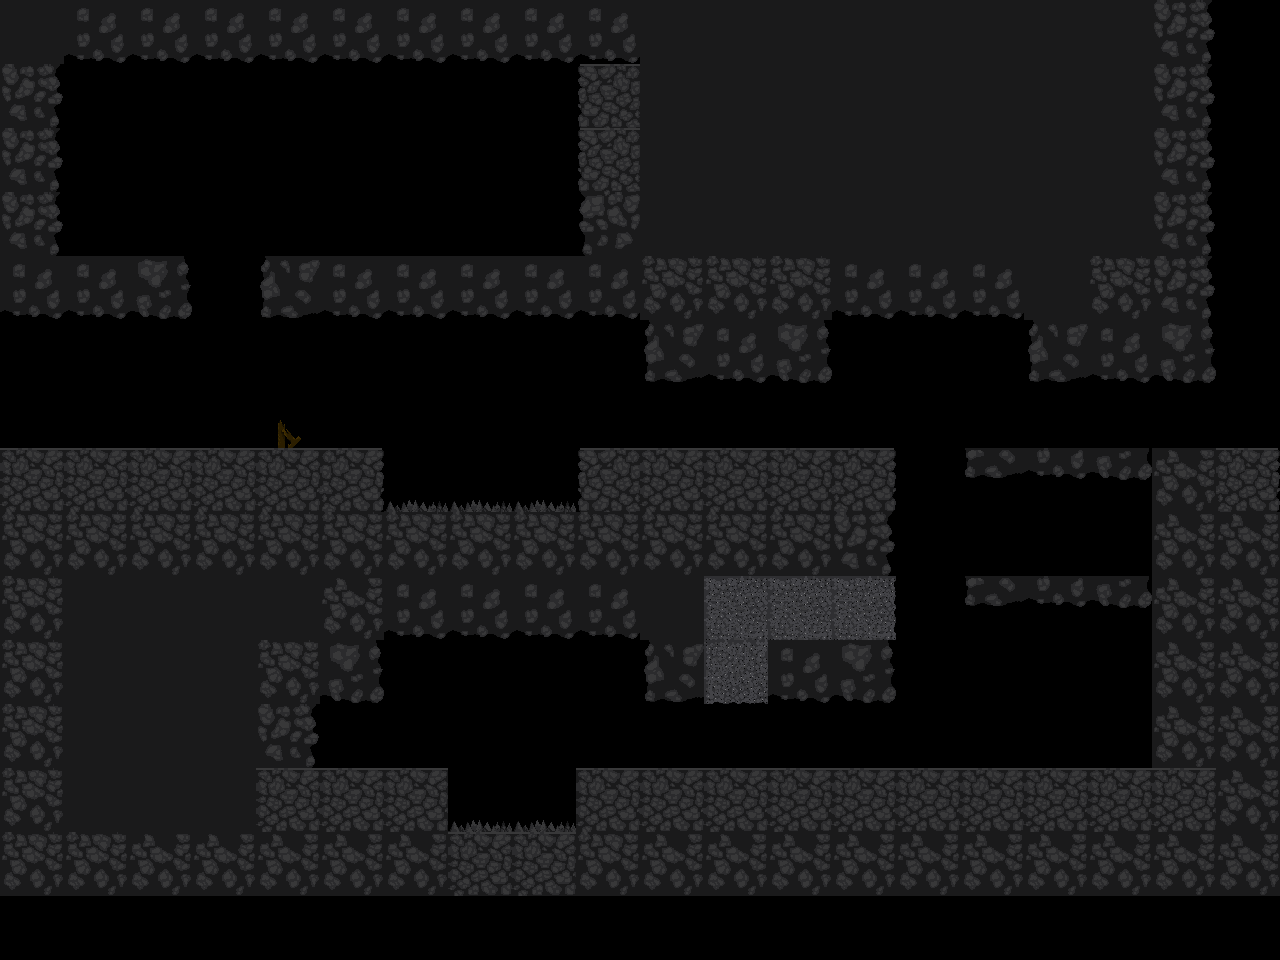

The image is a tile-based game level rendered from a .tmx file. Its description and source (layers, tilesets, objects; grid data summarised) follow:
An orthogonal 20x15 tile map with 64x64 px tiles, 3 tile layers (Bg, Fg, Paths), 3 tilesets and 47 objects.

<map version="1.0" orientation="orthogonal" renderorder="right-down" width="20" height="15" tilewidth="64" tileheight="64" nextobjectid="80">
 <tileset firstgid="1" name="ch3_tileset" tilewidth="64" tileheight="64" spacing="2" tilecount="15" columns="15">
  <image source="ch3_tileset.png" width="1024" height="128" />
 </tileset>
 <tileset firstgid="16" name="ch3_half_tilesets" tilewidth="64" tileheight="64" spacing="2" tilecount="15" columns="15">
  <image source="ch3_half_tilesets.png" width="1024" height="128" />
 </tileset>
 <tileset firstgid="31" name="her_path" tilewidth="64" tileheight="64" spacing="2" tilecount="7" columns="7">
  <image source="her_path.png" width="512" height="128" />
 </tileset>
 <layer name="Bg" width="20" height="15">
  <data>[300 cells, 1 non-empty, 1 distinct tile ids]</data>
 </layer>
 <layer name="Fg" width="20" height="15">
  <data>[300 cells, 189 non-empty, 15 distinct tile ids]</data>
 </layer>
 <objectgroup name="Floor">
  <object id="3" x="257" y="256" width="956.333" height="63" />
  <object id="4" x="1" y="448.518" width="384" height="61.6305" />
  <object id="5" x="576" y="448" width="320" height="63" />
  <object id="6" x="0" y="511.333" width="896" height="66.6667" />
  <object id="8" x="3" y="255.161" width="188" height="63.6774" />
  <object id="9" x="576.667" y="63" width="64" height="193" />
  <object id="10" x="3" y="0" width="1149" height="64" />
  <object id="11" x="0" y="64" width="64" height="192" />
  <object id="12" x="962.667" y="448.667" width="190.667" height="30.6667" />
  <object id="14" x="1152" y="512" width="128" height="320" />
  <object id="15" x="575.333" y="768" width="576.667" height="126.667" />
  <object id="16" x="192" y="704" width="128" height="64" />
  <object id="28" x="640" y="320" width="192" height="64" />
  <object id="43" x="1152" y="0" width="64" height="256" />
  <object id="45" x="640.333" y="576" width="64.3333" height="128" />
  <object id="46" x="768" y="640" width="128" height="64" />
  <object id="52" x="192" y="768" width="256" height="128" />
  <object id="53" x="192" y="640" width="190" height="64" />
  <object id="54" x="318" y="576" width="321.333" height="64" />
  <object id="59" x="448" y="832" width="128" height="64" />
  <object id="69" x="962" y="575.333" width="190.667" height="30.6667" />
  <object id="70" x="1152" y="448" width="128" height="64" />
  <object id="71" x="1024" y="320" width="192" height="64" />
 </objectgroup>
 <objectgroup name="Ladders">
  <object id="1" x="897.667" y="432.5" width="35.3333" height="332.167" />
  <object id="18" x="192.667" y="232.333" width="29.3333" height="213.334" />
 </objectgroup>
 <objectgroup name="Potions">
  <object id="19" x="94.0303" y="222.273" width="28" height="32">
   <properties>
    <property name="Type" value="energy" />
   </properties>
  </object>
  <object id="73" x="1063.33" y="545.333" width="22.6667" height="23.3333">
   <properties>
    <property name="Type" value="energy" />
   </properties>
  </object>
  <object id="74" x="992" y="545.333" width="29.3333" height="26.6667">
   <properties>
    <property name="Type" value="health" />
   </properties>
  </object>
 </objectgroup>
 <objectgroup name="Start">
  <object id="24" x="60" y="374" />
 </objectgroup>
 <objectgroup name="Switches">
  <object id="37" x="61.8333" y="193.833" width="10" height="36">
   <properties>
    <property name="Dir" value="-1" />
    <property name="Type" value="player" />
   </properties>
  </object>
  <object id="38" x="567.667" y="192.167" width="10" height="31.5">
   <properties>
    <property name="Dir" value="1" />
    <property name="Type" value="ghost" />
   </properties>
  </object>
  <object id="49" x="822" y="721" width="12" height="23">
   <properties>
    <property name="Dir" value="1" />
    <property name="Type" value="ghost" />
   </properties>
  </object>
  <object id="64" x="322.667" y="724" width="14.6667" height="30.6667">
   <properties>
    <property name="Dir" value="-1" />
    <property name="Type" value="player" />
   </properties>
  </object>
 </objectgroup>
 <objectgroup name="Doors">
  <object id="39" x="651.417" y="384.667" width="19.9167" height="62.1667" />
  <object id="42" x="812.621" y="384.515" width="16.5455" height="63.3333" />
  <object id="57" x="866.667" y="703.667" width="8" height="63" />
  <object id="67" x="1030.5" y="384.333" width="20" height="64" />
 </objectgroup>
 <objectgroup name="Boxes">
  <object id="31" x="378.333" y="213.167" width="30.6666" height="27.6667" />
  <object id="32" x="433.667" y="220.167" width="30.6666" height="27.6667" />
  <object id="33" x="472" y="222.5" width="30.6666" height="27.6667" />
  <object id="66" x="1039.33" y="724.833" width="30.6666" height="27.6667" />
 </objectgroup>
 <objectgroup name="GhostPath">
  <object id="47" x="871" y="575" width="25" height="65" />
  <object id="56" x="704" y="685.333" width="63.3333" height="18.6667" />
 </objectgroup>
 <objectgroup name="Spikes">
  <object id="60" x="448.333" y="813.667" width="127" height="18" />
  <object id="62" x="384.333" y="493.333" width="191.667" height="17.6667" />
 </objectgroup>
 <layer name="Paths" width="20" height="15">
  <data>[300 cells, 4 non-empty, 3 distinct tile ids]</data>
 </layer>
 <objectgroup name="End">
  <object id="77" x="1228" y="284" width="34" height="88">
   <properties>
    <property name="Chapter" value="CHAPTER3" />
    <property name="Level" value="0" />
   </properties>
  </object>
 </objectgroup>
 <objectgroup name="Checkpoints">
  <object id="79" x="322.667" y="396" width="53.3333" height="49.3333" />
 </objectgroup>
</map>
